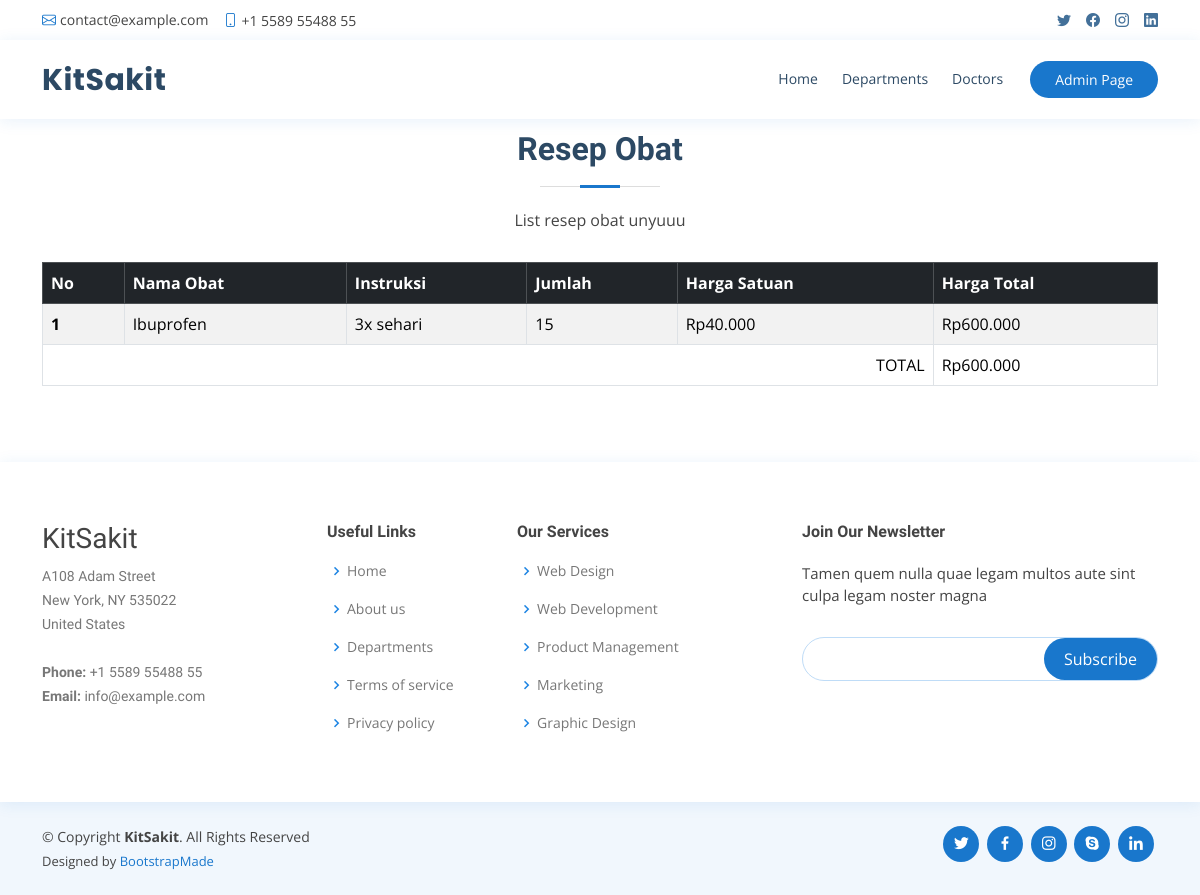
Screenshot of /resep_obat.php?id=3 with the database file from the repository.
### tables this page shows
CREATE TABLE `resep_obat`  (
  `id_resep_obat` int NOT NULL AUTO_INCREMENT,
  `jumlah` int NOT NULL,
  `instruksi` varchar(225) NOT NULL,
  `id_rekam_medis` int NOT NULL,
  `id_obat` int NOT NULL,
  PRIMARY KEY (`id_resep_obat`) USING BTREE,
  INDEX `id_rekam_medis`(`id_rekam_medis` ASC) USING BTREE,
  INDEX `id_obat`(`id_obat` ASC) USING BTREE,
  CONSTRAINT `resep_obat_ibfk_1` FOREIGN KEY (`id_rekam_medis`) REFERENCES `rekam_medis` (`id_rekam_medis`) ON DELETE CASCADE ON UPDATE RESTRICT,
  CONSTRAINT `resep_obat_ibfk_2` FOREIGN KEY (`id_obat`) REFERENCES `obat` (`id_obat`) ON DELETE RESTRICT ON UPDATE RESTRICT
);

CREATE TABLE `obat`  (
  `id_obat` int NOT NULL AUTO_INCREMENT,
  `nama_obat` varchar(225) NOT NULL,
  `deskripsi` varchar(225) NOT NULL,
  `harga` decimal(10, 2) NULL DEFAULT NULL,
  `stok` int NOT NULL,
  PRIMARY KEY (`id_obat`) USING BTREE
);

### function.php (called while the page is built, shortened)
<?php
    include('config.php');
    function readResepObat($id){
        global $conn;
        $query = "SELECT resep_obat.*, obat.nama_obat, obat.harga FROM resep_obat INNER JOIN obat ON resep_obat.id_obat = obat.id_obat WHERE resep_obat.id_rekam_medis = ".$id;
        $result = mysqli_query($conn, $query);
        return $result;
    }
?>

### resep_obat.php (the view, shortened to what this page needs)
<?php
  include('function.php');
  $idRekamMedis = $_GET['id'];
  $listResepObat = readResepObat($idRekamMedis);
?>
<!DOCTYPE html>
<html lang="en">
<head>
  <link href="assets/vendor/fontawesome-free/css/all.min.css" rel="stylesheet">
  <link href="assets/vendor/animate.css/animate.min.css" rel="stylesheet">
  <link href="assets/vendor/bootstrap/css/bootstrap.min.css" rel="stylesheet">
  <link href="assets/vendor/bootstrap-icons/bootstrap-icons.css" rel="stylesheet">
  <link href="assets/vendor/boxicons/css/boxicons.min.css" rel="stylesheet">
  <link href="assets/vendor/glightbox/css/glightbox.min.css" rel="stylesheet">
  <link href="assets/vendor/remixicon/remixicon.css" rel="stylesheet">
  <link href="assets/vendor/swiper/swiper-bundle.min.css" rel="stylesheet">
  <link href="assets/css/style.css" rel="stylesheet">
</head>
<body>
  <div id="topbar" class="d-flex align-items-center fixed-top">
    <div class="container d-flex justify-content-between">
      <div class="contact-info d-flex align-items-center">
        <i class="bi bi-envelope"></i> <a href="mailto:contact@example.com">contact@example.com</a>
        <i class="bi bi-phone"></i> +1 5589 55488 55
      </div>
      <div class="d-none d-lg-flex social-links align-items-center">
        <a href="#" class="twitter"><i class="bi bi-twitter"></i></a>
        <a href="#" class="facebook"><i class="bi bi-facebook"></i></a>
        <a href="#" class="instagram"><i class="bi bi-instagram"></i></a>
        <a href="#" class="linkedin"><i class="bi bi-linkedin"></i></i></a>
      </div>
    </div>
  </div>
  <header id="header" class="fixed-top">
    <div class="container d-flex align-items-center">
      <h1 class="logo me-auto"><a href="index.php">KitSakit</a></h1>
      <nav id="navbar" class="navbar order-last order-lg-0">
        <ul>
          <li><a class="nav-link scrollto" href="index.php">Home</a></li>
          <li><a class="nav-link scrollto" href="#services">Departments</a></li>
          <li><a class="nav-link scrollto" href="#doctors">Doctors</a></li>
        </ul>
      </nav>
      <a href="#appointment" class="appointment-btn scrollto">Admin <span class="d-none d-md-inline">Page</span></a>
    </div>
  </header>
  <main id="main" style="padding-top: 70px;">
    <section id="rekam_medis" class="services">
      <div class="container">
        <div class="section-title">
          <h2>Resep Obat</h2>
          <p>List resep obat unyuuu</p>
        </div>
        <table class="table table-bordered table-striped table-hover">
            <thead class="table-dark">
                <tr>
                    <th scope="col">No</th>
                    <th scope="col">Nama Obat</th>
                    <th scope="col">Instruksi</th>
                    <th scope="col">Jumlah</th>
                    <th scope="col">Harga Satuan</th>
                    <th scope="col">Harga Total</th>
                </tr>
            </thead>
            <tbody>
            <?php
                $no = 1;
                $hargaTotal = 0;
                foreach($listResepObat as $resepObat){
            ?>
                <tr>
                    <th scope="row"><?= $no ?></td>
                    <td><?= $resepObat['nama_obat'] ?></td>
                    <td><?= $resepObat['instruksi'] ?></td>
                    <td><?= $resepObat['jumlah'] ?></td>
                    <td>Rp<?=number_format($resepObat['harga'],0,"",".")?></td>
                    <td>Rp<?=number_format($resepObat['harga']*$resepObat['jumlah'],0,"",".")?></td>
                </tr>
            <?php
                $hargaTotal += $resepObat['harga']*$resepObat['jumlah'];
                $no += 1;
            }
            ?>
            <tr class="total-row">
                <td colspan="5" style="text-align: right;">TOTAL</td>
                <td>Rp<?=number_format($hargaTotal,0,"",".")?></td>
            </tr>
            </tbody>
        </table>
      </div>
    </section>
  </main>
  <footer id="footer">
    <div class="footer-top">
      <div class="container">
        <div class="row">
          <div class="col-lg-3 col-md-6 footer-contact">
            <h3>KitSakit</h3>
            <p>
              A108 Adam Street <br>
              New York, NY 535022<br>
              United States <br><br>
              <strong>Phone:</strong> +1 5589 55488 55<br>
              <strong>Email:</strong> info@example.com<br>
            </p>
          </div>
          <div class="col-lg-2 col-md-6 footer-links">
            <h4>Useful Links</h4>
            <ul>
              <li><i class="bx bx-chevron-right"></i> <a href="#">Home</a></li>
              <li><i class="bx bx-chevron-right"></i> <a href="#">About us</a></li>
              <li><i class="bx bx-chevron-right"></i> <a href="#">Departments</a></li>
              <li><i class="bx bx-chevron-right"></i> <a href="#">Terms of service</a></li>
              <li><i class="bx bx-chevron-right"></i> <a href="#">Privacy policy</a></li>
            </ul>
          </div>
          <div class="col-lg-3 col-md-6 footer-links">
            <h4>Our Services</h4>
            <ul>
              <li><i class="bx bx-chevron-right"></i> <a href="#">Web Design</a></li>
              <li><i class="bx bx-chevron-right"></i> <a href="#">Web Development</a></li>
              <li><i class="bx bx-chevron-right"></i> <a href="#">Product Management</a></li>
              <li><i class="bx bx-chevron-right"></i> <a href="#">Marketing</a></li>
              <li><i class="bx bx-chevron-right"></i> <a href="#">Graphic Design</a></li>
            </ul>
          </div>
          <div class="col-lg-4 col-md-6 footer-newsletter">
            <h4>Join Our Newsletter</h4>
            <p>Tamen quem nulla quae legam multos aute sint culpa legam noster magna</p>
            <form action="" method="post">
              <input type="email" name="email"><input type="submit" value="Subscribe">
            </form>
          </div>
        </div>
      </div>
    </div>
    <div class="container d-md-flex py-4">
      <div class="me-md-auto text-center text-md-start">
        <div class="copyright">
          &copy; Copyright <strong><span>KitSakit</span></strong>. All Rights Reserved
        </div>
        <div class="credits">
          Designed by <a href="https://bootstrapmade.com/">BootstrapMade</a>
        </div>
      </div>
      <div class="social-links text-center text-md-right pt-3 pt-md-0">
        <a href="#" class="twitter"><i class="bx bxl-twitter"></i></a>
        <a href="#" class="facebook"><i class="bx bxl-facebook"></i></a>
        <a href="#" class="instagram"><i class="bx bxl-instagram"></i></a>
        <a href="#" class="google-plus"><i class="bx bxl-skype"></i></a>
        <a href="#" class="linkedin"><i class="bx bxl-linkedin"></i></a>
      </div>
    </div>
  </footer>
</body>
</html>

### assets/css/style.css (style rules this page uses)
body { font-family: "Open Sans", sans-serif; color: #444444; }
a { color: #1977cc; text-decoration: none; }
h1, h2, h3, h4, h5, h6 { font-family: "Raleway", sans-serif; }
.total-row { background-color: yellow !important; }
#topbar { background: #fff; height: 40px; font-size: 14px; transition: all 0.5s; z-index: 996; }
#topbar .contact-info a { line-height: 1; color: #444444; transition: 0.3s; }
#topbar .contact-info i { color: #1977cc; padding-right: 4px; margin-left: 15px; line-height: 0; }
#topbar .contact-info i:first-child { margin-left: 0; }
#topbar .social-links a { color: #437099; padding-left: 15px; display: inline-block; line-height: 1px; transition: 0.3s; }
#topbar .social-links a:first-child { border-left: 0; }
#header { background: #fff; transition: all 0.5s; z-index: 997; padding: 15px 0; top: 40px; box-shadow: 0px 2px 15px rgba(25, 119, 204, 0.1); }
#header .logo { font-size: 30px; margin: 0; padding: 0; line-height: 1; font-weight: 700; letter-spacing: 0.5px; font-family: "Poppins", sans-serif; }
#header .logo a { color: #2c4964; }
.appointment-btn { margin-left: 25px; background: #1977cc; color: #fff; border-radius: 50px; padding: 8px 25px; white-space: nowrap; transition: 0.3s; font-size: 14px; display: inline-block; }
.navbar { padding: 0; }
.navbar ul { margin: 0; padding: 0; display: flex; list-style: none; align-items: center; }
.navbar li { position: relative; }
.navbar>ul>li { position: relative; white-space: nowrap; padding: 8px 0 8px 20px; }
.navbar a, .navbar a:focus { display: flex; align-items: center; justify-content: space-between; font-size: 14px; color: #2c4964; white-space: nowrap; transition: 0.3s; border-bottom: 2px solid #fff; padding: 5px 2px; }
section { padding: 60px 0; overflow: hidden; }
.section-title { text-align: center; padding-bottom: 30px; }
.section-title h2 { font-size: 32px; font-weight: bold; margin-bottom: 20px; padding-bottom: 20px; position: relative; color: #2c4964; }
.section-title h2::before { content: ""; position: absolute; display: block; width: 120px; height: 1px; background: #ddd; bottom: 1px; left: calc(50% - 60px); }
.section-title h2::after { content: ""; position: absolute; display: block; width: 40px; height: 3px; background: #1977cc; bottom: 0; left: calc(50% - 20px); }
.section-title p { margin-bottom: 0; }
#footer { color: #444444; font-size: 14px; background: #f1f7fd; }
#footer .footer-top { padding: 60px 0 30px 0; background: #fff; box-shadow: 0px 2px 15px rgba(25, 119, 204, 0.1); }
#footer .footer-top .footer-contact { margin-bottom: 30px; }
#footer .footer-top .footer-contact p { font-size: 14px; line-height: 24px; margin-bottom: 0; font-family: "Raleway", sans-serif; color: #777777; }
#footer .footer-top h4 { font-size: 16px; font-weight: bold; color: #444444; position: relative; padding-bottom: 12px; }
#footer .footer-top .footer-links { margin-bottom: 30px; }
#footer .footer-top .footer-links ul { list-style: none; padding: 0; margin: 0; }
#footer .footer-top .footer-links ul i { padding-right: 2px; color: #1c84e3; font-size: 18px; line-height: 1; }
#footer .footer-top .footer-links ul li { padding: 10px 0; display: flex; align-items: center; }
#footer .footer-top .footer-links ul li:first-child { padding-top: 0; }
#footer .footer-top .footer-links ul a { color: #777777; transition: 0.3s; display: inline-block; line-height: 1; }
#footer .footer-newsletter { font-size: 15px; }
#footer .footer-newsletter h4 { font-size: 16px; font-weight: bold; color: #444444; position: relative; padding-bottom: 12px; }
#footer .footer-newsletter form { margin-top: 30px; background: #fff; padding: 6px 10px; position: relative; border-radius: 50px; text-align: left; border: 1px solid #bfdcf7; }
#footer .footer-newsletter form input[type=email] { border: 0; padding: 4px 8px; width: calc(100% - 100px); }
#footer .footer-newsletter form input[type=submit] { position: absolute; top: 0; right: 0; bottom: 0; border: 0; background: none; font-size: 16px; padding: 0 20px; background: #1977cc; color: #fff; transition: 0.3s; border-radius: 50px; }
#footer .credits { padding-top: 5px; font-size: 13px; color: #444444; }
#footer .social-links a { font-size: 18px; display: inline-block; background: #1977cc; color: #fff; line-height: 1; padding: 8px 0; margin-right: 4px; border-radius: 50%; text-align: center; width: 36px; height: 36px; transition: 0.3s; }

### rows the page displays
resep_obat: id_obat.nama_obat "Ibuprofen", instruksi "3x sehari", jumlah "15", id_obat.harga "40.000", $resepObat['harga']*$resepObat['jumlah'] "600.000"

### other values shown
$hargaTotal "600.000"
